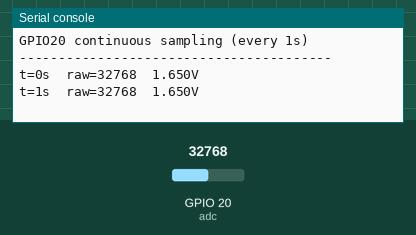
Bench run of a program on a simulated ESP32 board running MicroPython. Parts: the last lines printed to the serial console. The inputs (shaded band) are chosen by the test bench; at power-on: GPIO 20 (adc) = 32768 (analog values on the 0–65535 scale). At 10.8 s the program stops and its outputs stay as they are.

Above: at 1.2 s.
1.3 s: GPIO 20 (adc) set to 11024
At 2.7 s:
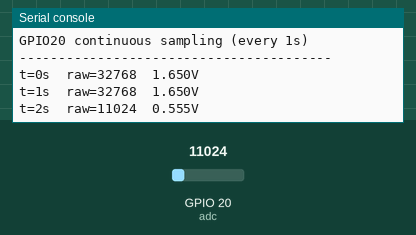
2.8 s: GPIO 20 (adc) set to 9184
At 4.2 s:
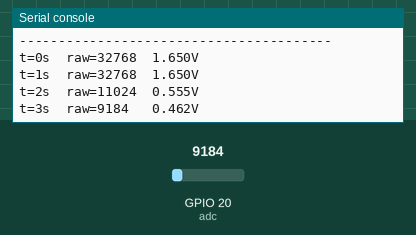
5.8 s: GPIO 20 (adc) set to 1072
At 7.1 s:
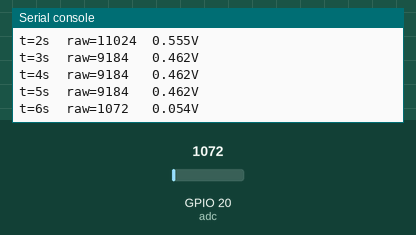
7.3 s: GPIO 20 (adc) set to 944
At 11.3 s:
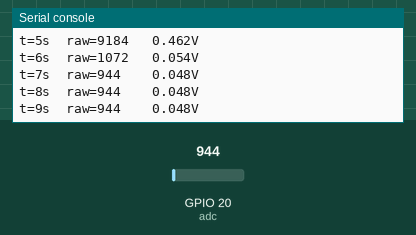
Timing chart, 0 to 12.3 s (numbered marks = the images above; inputs shaded):
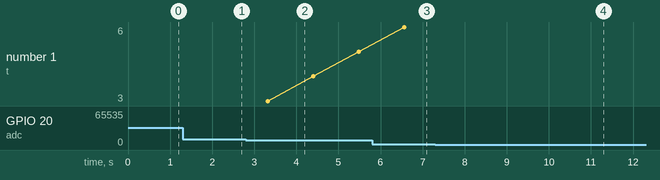

The program:

adc_probe20.py
```python
# adc_probe20.py - 连续采样 GPIO20，观察是否随供电状态变化
import machine
import time

adc = machine.ADC(machine.Pin(20))
adc.atten(machine.ADC.ATTN_11DB)

print("GPIO20 continuous sampling (every 1s)")
print("-" * 40)
for i in range(10):
    total = 0
    for _ in range(8):
        total += adc.read_u16()
        time.sleep_ms(10)
    raw = total // 8
    volt = raw / 65535 * 3.3
    print("t=%ds  raw=%-5d  %.3fV" % (i, raw, volt))
    time.sleep(1)
```

Measured:
- the behaviour switches between 10000 and 9984 on GPIO 20 (adc) (found by bisection; images 1 and 2)
- the behaviour switches between 1008 and 992 on GPIO 20 (adc) (found by bisection; images 3 and 4)
- after the input at 1.3 s, the serial console: prints a new line after 0.94 s (image 1)
- after the input at 2.8 s, the serial console: prints a new line after 0.52 s (image 2)
- after the input at 5.8 s, the serial console: prints a new line after 0.77 s (image 3)
- after the input at 7.3 s, the serial console: prints a new line after 0.35 s (image 4)
